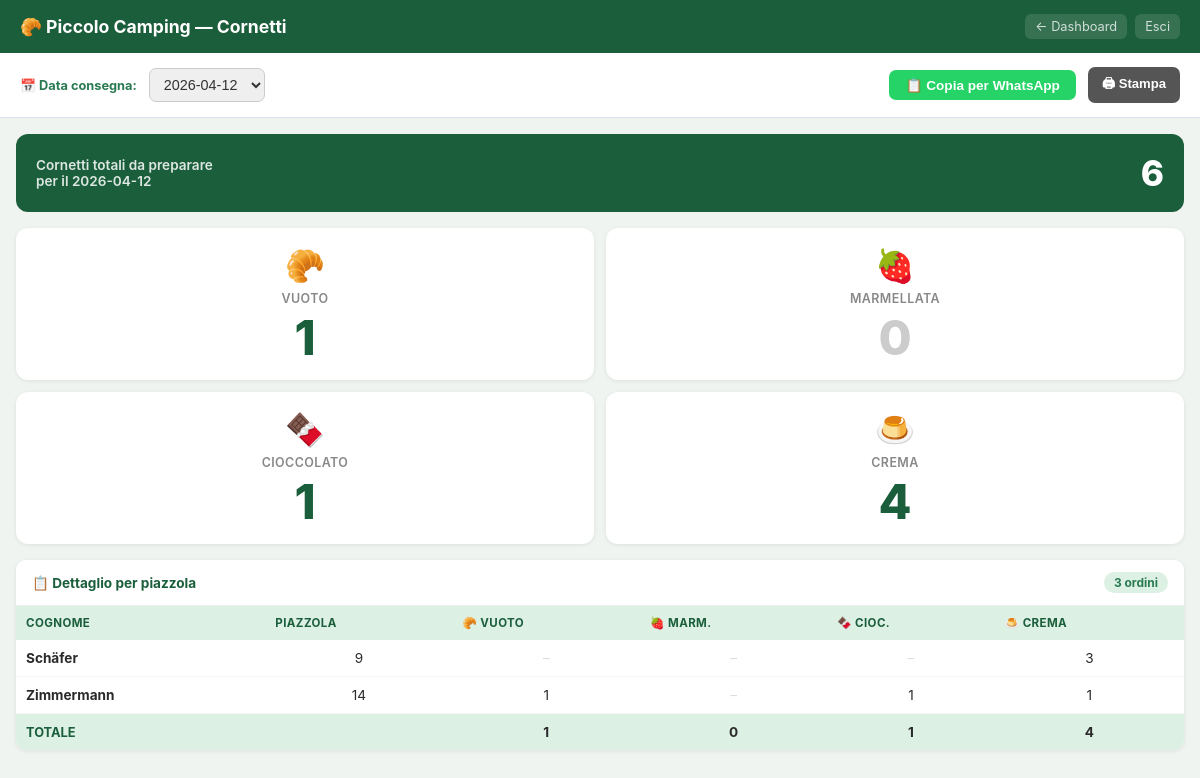
Page /manager/cornetti (signed in) on the committed database.
### tables this page shows
CREATE TABLE orders (
            id                  INTEGER PRIMARY KEY AUTOINCREMENT,
            created_at          TEXT    DEFAULT (datetime('now','localtime')),
            delivery_date       TEXT    NOT NULL,
            customer_name       TEXT    NOT NULL,
            pitch_number        TEXT    NOT NULL,
            francesino          INTEGER DEFAULT 0,
            grano_duro          INTEGER DEFAULT 0,
            multicereale        INTEGER DEFAULT 0,
            cornetto_vuoto      INTEGER DEFAULT 0,
            cornetto_marmellata INTEGER DEFAULT 0,
            cornetto_cioccolato INTEGER DEFAULT 0,
            cornetto_crema      INTEGER DEFAULT 0,
            total_amount        REAL    DEFAULT 0
        );

### app.py (the view)
@app.route('/manager/cornetti')
def manager_cornetti():
    if not session.get('mgr'):
        return redirect(url_for('manager_login'))
    today = datetime.now().strftime('%Y-%m-%d')
    with get_db() as conn:
        dates = conn.execute(
            'SELECT DISTINCT delivery_date FROM orders ORDER BY delivery_date DESC'
        ).fetchall()
        sel = request.args.get('date') or (dates[0]['delivery_date'] if dates else today)
        orders = conn.execute(
            'SELECT * FROM orders WHERE delivery_date=? ORDER BY created_at',
            (sel,)).fetchall()
    cornetti_keys = ['cornetto_vuoto', 'cornetto_marmellata', 'cornetto_cioccolato', 'cornetto_crema']
    totals = {k: sum(o[k] for o in orders) for k in cornetti_keys}
    grand  = sum(totals.values())
    return render_template('cornetti.html',
                           orders=orders, dates=dates,
                           selected_date=sel,
                           totals=totals,
                           grand_total=grand)

### app.py (called while the page is built)
def get_db():
    conn = sqlite3.connect(DB_PATH)
    conn.row_factory = sqlite3.Row
    return conn

### templates/cornetti.html (shortened to what this page needs)
<!DOCTYPE html>
<html lang="it">
<head>
</head>
<body>
<div class="hdr">
  <h1>🥐 Piccolo Camping — Cornetti</h1>
  <div class="hdr-links">
    <a href="/manager/dashboard">← Dashboard</a>
    <a href="/manager/logout">Esci</a>
  </div>
</div>
<div class="date-bar no-print">
  <label>📅 Data consegna:</label>
  <form method="GET" action="/manager/cornetti"
        style="display:inline-flex;gap:8px;align-items:center">
    <select name="date" onchange="this.form.submit()">
      {% for d in dates %}
      <option value="{{ d['delivery_date'] }}"
        {% if d['delivery_date'] == selected_date %}selected{% endif %}>
        {{ d['delivery_date'] }}
      </option>
      {% endfor %}
    </select>
  </form>
  <button class="copy-btn" id="btn_copia" onclick="copiaOrdine()">
    📋 Copia per WhatsApp
  </button>
  <button class="print-btn no-print" onclick="window.print()">🖨 Stampa</button>
</div>
<div class="grand-banner">
  <h2>Cornetti totali da preparare<br>per il {{ selected_date }}</h2>
  <span>{{ grand_total }}</span>
</div>
<div class="cards">
  <div class="card {% if totals.cornetto_vuoto == 0 %}card-zero{% endif %}">
    <div class="card-icon">🥐</div>
    <div class="card-name">Vuoto</div>
    <div class="card-qty">{{ totals.cornetto_vuoto }}</div>
  </div>
  <div class="card {% if totals.cornetto_marmellata == 0 %}card-zero{% endif %}">
    <div class="card-icon">🍓</div>
    <div class="card-name">Marmellata</div>
    <div class="card-qty">{{ totals.cornetto_marmellata }}</div>
  </div>
  <div class="card {% if totals.cornetto_cioccolato == 0 %}card-zero{% endif %}">
    <div class="card-icon">🍫</div>
    <div class="card-name">Cioccolato</div>
    <div class="card-qty">{{ totals.cornetto_cioccolato }}</div>
  </div>
  <div class="card {% if totals.cornetto_crema == 0 %}card-zero{% endif %}">
    <div class="card-icon">🍮</div>
    <div class="card-name">Crema</div>
    <div class="card-qty">{{ totals.cornetto_crema }}</div>
  </div>
</div>
<div class="table-wrap">
  <div class="table-title">
    <span>📋 Dettaglio per piazzola</span>
    <span class="badge">{{ orders|length }} ordini</span>
  </div>
  {% if orders %}
  <div style="overflow-x:auto">
  <table>
    <thead>
      <tr>
        <th>Cognome</th>
        <th>Piazzola</th>
        <th title="Cornetto vuoto">🥐 Vuoto</th>
        <th title="Cornetto marmellata">🍓 Marm.</th>
        <th title="Cornetto cioccolato">🍫 Cioc.</th>
        <th title="Cornetto crema">🍮 Crema</th>
      </tr>
    </thead>
    <tbody>
      {% for o in orders %}
      {% set row_total = o['cornetto_vuoto'] + o['cornetto_marmellata'] + o['cornetto_cioccolato'] + o['cornetto_crema'] %}
      {% if row_total > 0 %}
      <tr>
        <td><strong>{{ o['customer_name'] }}</strong></td>
        <td class="td-num">{{ o['pitch_number'] }}</td>
        <td class="td-num {% if not o['cornetto_vuoto'] %}td-zero{% endif %}">
          {{ o['cornetto_vuoto'] if o['cornetto_vuoto'] else '–' }}
        </td>
        <td class="td-num {% if not o['cornetto_marmellata'] %}td-zero{% endif %}">
          {{ o['cornetto_marmellata'] if o['cornetto_marmellata'] else '–' }}
        </td>
        <td class="td-num {% if not o['cornetto_cioccolato'] %}td-zero{% endif %}">
          {{ o['cornetto_cioccolato'] if o['cornetto_cioccolato'] else '–' }}
        </td>
        <td class="td-num {% if not o['cornetto_crema'] %}td-zero{% endif %}">
          {{ o['cornetto_crema'] if o['cornetto_crema'] else '–' }}
        </td>
      </tr>
      {% endif %}
      {% endfor %}
      <tr class="totals-row">
        <td colspan="2" style="color:var(--green);font-size:.8rem">TOTALE</td>
        <td class="td-num">{{ totals.cornetto_vuoto }}</td>
        <td class="td-num">{{ totals.cornetto_marmellata }}</td>
        <td class="td-num">{{ totals.cornetto_cioccolato }}</td>
        <td class="td-num">{{ totals.cornetto_crema }}</td>
      </tr>
    </tbody>
  </table>
  </div>
  {% else %}
  <div class="empty-msg">
    📭 Nessun ordine con cornetti per il {{ selected_date }}
  </div>
  {% endif %}
</div>
</body>
</html>

### templates/cornetti.html (style rules this page uses)
:root { --green:#1B5E3B;--green2:#2A7A52;--gold:#C8880A; --cream:#FDFAF4;--lightg:#DCF0E4 }
* { box-sizing:border-box;margin:0;padding:0 }
body { font-family:-apple-system,BlinkMacSystemFont,'Segoe UI',sans-serif; background:#f0f4f0;color:#2a2a2a;padding:0 0 40px }
.hdr { background:var(--green);color:#fff;padding:14px 20px; display:flex;align-items:center;justify-content:space-between; box-shadow:0 2px 6px rgba(0,0,0,.2);gap:12px;flex-wrap:wrap }
.hdr h1 { font-size:1.1rem }
.hdr-links { display:flex;gap:8px }
.hdr a { color:#fff;font-size:.8rem;opacity:.8;text-decoration:none; background:rgba(255,255,255,.15);padding:5px 10px;border-radius:6px; white-space:nowrap }
.date-bar { background:#fff;padding:14px 20px;border-bottom:1px solid #dde; display:flex;align-items:center;gap:12px;flex-wrap:wrap }
.date-bar label { font-size:.8rem;font-weight:700;color:var(--green2) }
.date-bar select { padding:7px 10px;border:1.5px solid #ccc;border-radius:7px; font-size:.9rem;color:#333;cursor:pointer }
.copy-btn { margin-left:auto;background:#25D366;color:#fff;padding:7px 16px; border:none;border-radius:7px;font-size:.85rem;font-weight:600; cursor:pointer;white-space:nowrap;transition:background .2s }
.print-btn { background:#555;color:#fff;padding:7px 14px;border:none; border-radius:7px;font-size:.82rem;font-weight:600;cursor:pointer }
.grand-banner { margin:16px 16px 0;background:var(--green);color:#fff; border-radius:12px;padding:18px 20px; display:flex;align-items:center;justify-content:space-between }
.grand-banner h2 { font-size:.85rem;opacity:.85;font-weight:600 }
.grand-banner span { font-size:2.2rem;font-weight:800 }
.cards { display:grid;grid-template-columns:repeat(2,1fr);gap:12px; padding:16px }
.card { background:#fff;border-radius:12px;padding:18px 16px; box-shadow:0 1px 4px rgba(0,0,0,.08);text-align:center }
.card-icon { font-size:2rem;margin-bottom:6px }
.card-name { font-size:.78rem;color:#888;font-weight:600; text-transform:uppercase;letter-spacing:.4px;margin-bottom:8px }
.card-qty { font-size:3rem;font-weight:800;color:var(--green);line-height:1 }
.card-zero .card-qty { color:#ccc }
.table-wrap { margin:0 16px;background:#fff;border-radius:10px;overflow:hidden; box-shadow:0 1px 4px rgba(0,0,0,.08) }
.table-title { padding:12px 16px;font-size:.85rem;font-weight:700; color:var(--green);border-bottom:1px solid #eee; display:flex;justify-content:space-between;align-items:center }
.badge { background:var(--lightg);color:var(--green2); font-size:.75rem;padding:3px 10px;border-radius:20px }
table { width:100%;border-collapse:collapse;font-size:.85rem }
thead tr { background:var(--lightg) }
th { padding:10px 10px;text-align:left;font-size:.72rem;color:var(--green); font-weight:700;text-transform:uppercase;letter-spacing:.4px;white-space:nowrap }
td { padding:10px 10px;border-bottom:1px solid #f4f4f4 }
tr:last-child td { border-bottom:none }
.td-num { text-align:center }
.td-zero { color:#ddd }
.totals-row td { background:var(--lightg);font-weight:700 }

### rows in the picture
orders: customer_name "Schäfer", pitch_number "9", cornetto_vuoto "–", cornetto_marmellata "–", cornetto_cioccolato "–", cornetto_crema "3"
orders: customer_name "Zimmermann", pitch_number "14", cornetto_vuoto "1", cornetto_marmellata "–", cornetto_cioccolato "1", cornetto_crema "1"

### other values in the picture
{{ selected_date }} "2026-04-12"
{{ grand_total }} "6"
{{ totals.cornetto_vuoto }} "1"
{{ totals.cornetto_marmellata }} "0"
{{ totals.cornetto_cioccolato }} "1"
{{ totals.cornetto_crema }} "4"
{{ orders|length }} "3"
form field date "2026-04-12"
